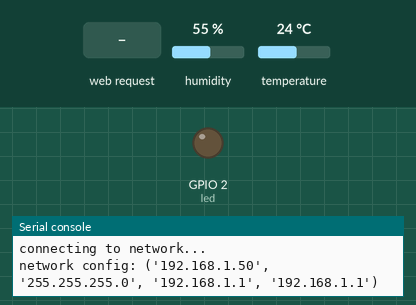
This program was run on a simulated ESP8266 board running MicroPython. Parts: output pins drawn as LEDs (lit = HIGH, except the on-board LED, lit = LOW), the last lines printed to the serial console. The test bench sets the inputs (shaded band); at power-on: humidity 55 %, temperature 24 °C. WiFi joins after 1.5 s.

Above: at 1.51 s.
At 3.7 s:
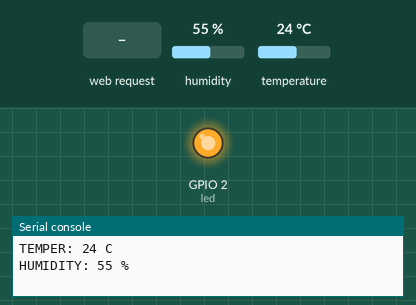
3.8 s: HTTP request GET /?temp=on received
5.3 s: HTTP request GET / received
Timing chart, 0 to 8.3 s (numbered marks = the images above; inputs shaded):
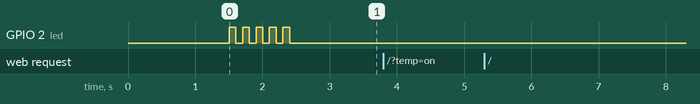

The program:

main.py
```python
# esptool --port COM5 -c esp8266 --baud 115200 write_flash --flash_size=detect -fm dout 0 esp8266-20220618-v1.19.1.bin

# list of files:
# import os
# os.listdir()

import machine
from machine import Pin, PWM
from time import sleep
import dht
import usocket as socket
import network

def do_connect():
    print('-- Connecting to network')
    sta_if = network.WLAN(network.STA_IF)
    if not sta_if.isconnected():
        print('connecting to network...')
        sta_if.active(True)
        sta_if.connect('Andre Archer Connect', '1234567890abb')
        while not sta_if.isconnected():
            pass
    print('network config:', sta_if.ifconfig())

def webpage():
    file = open("data/index.html", "r")
    page = file.read().format(temp='goodbye')
    file.close()
    return page

class Main:
    first_header = 'World!'

def webserver():
    s = socket.socket(socket.AF_INET, socket.SOCK_STREAM)
    s.bind(('', 80))
    s.listen(5)
    temp = str(measure_temp())
    while True:
        conn, addre = s.accept()
        request = conn.recv(1024)
        request = str(request)
        if "GET /?temp=on" in request:
            temp = 0
        temp_status = ("ON")[temp==0]
        print(request)
        # get_data = request.find('/')
        # a = str(measure_temp().get('temp'))
        # print(f'mesured {a}')
        # print(webpage())
        response = webpage()

        # response = webpage() % measure_temp().get('temp')

        conn.send("HTTP/1.1 200 OK\n")
        conn.send("Content-type: text/html\n")

        conn.send("Connection: close\n\n")

        conn.sendall(response)

        conn.close()

def led():
    led = machine.Pin(2, machine.Pin.OUT)
    led.on()
    sleep(0.1)
    led.off()
    sleep(0.1)


def measure_temp():
    # D7
    sensor = dht.DHT11(Pin(13))
    try:
        sensor.measure()
    except OSError:
        print('got error sleep 3 sec')
        sleep(3)
        sensor.measure()
    print(f"TEMPER: {sensor.temperature()} C")
    print(f"HUMIDITY: {sensor.humidity()} %")
    return {"temp": sensor.temperature(), "hum": sensor.humidity()}


if __name__ == '__main__':
    do_connect()
    for i in range(5):
        led()
    # measure_temp()
    try:
        do_connect()
        webserver()
    except OSError:
        print('os error')
        do_connect()
        webserver()
```
